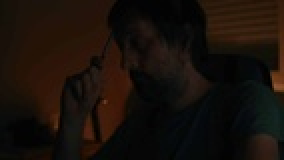
%> input picture lab05/dark_image1.jpg, 142 x 80 px, shrunk from 852 x 480 before the run (shown 2 times larger)
$ octave zadanie01.m   (GNU Octave 9; MATLAB toolbox functions it lacks are replaced by stand-ins)
%> lines starting %> are read from the running program, lines starting %| are printed output that depends on the picture
clc;
clear;
close all;

I1 = imread("dark_image1.jpg");
%> I1 is the input picture: size 80x142x3 uint8; mean R, G, B 24.1, 15.9, 9.9
I2 = imread("dark_image2.jpg");
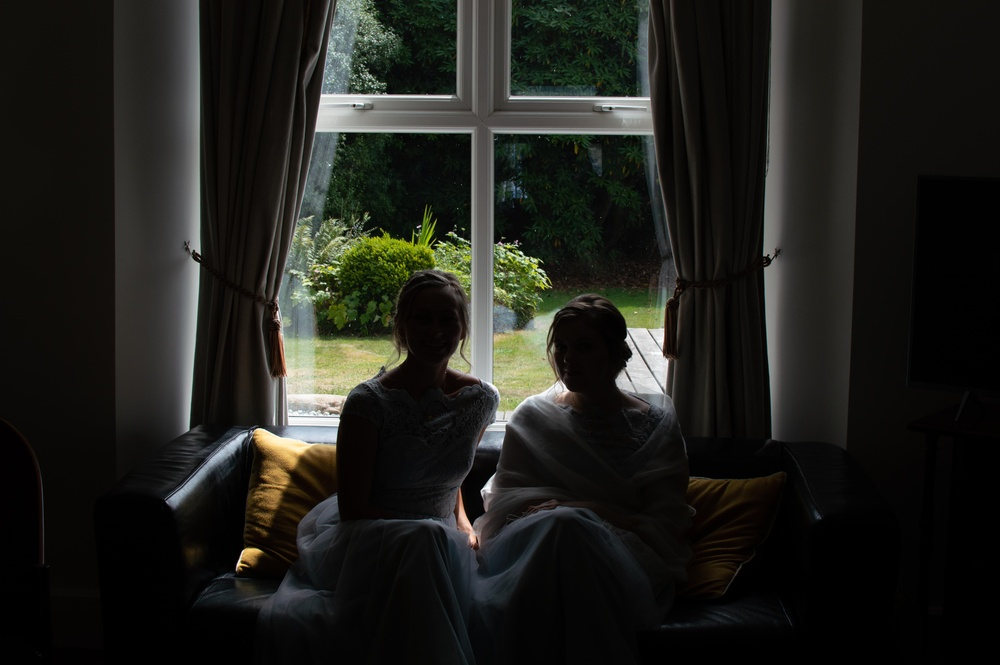
%> input picture lab05/dark_image2.jpg, 1000 x 665 px, shrunk from 6016 x 4000 before the run
%> I2 is the input picture: size 665x1000x3 uint8; mean R, G, B 31.8, 32.3, 27.6
I3 = imread("bright_image1.jpg");
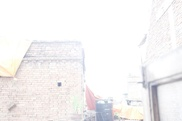
%> input picture lab05/bright_image1.jpg, 182 x 121 px, shrunk from 1094 x 729 before the run
%> I3 is the input picture: size 121x182x3 uint8; mean R, G, B 245.1, 243.1, 243
I4 = imread("bright_image2.jpg");
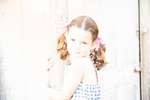
%> input picture lab05/bright_image2.jpg, 150 x 100 px, shrunk from 900 x 599 before the run
%> I4 is the input picture: size 100x150x3 uint8; mean R, G, B 244.2, 239.3, 235.2
%> (the run ends here)
